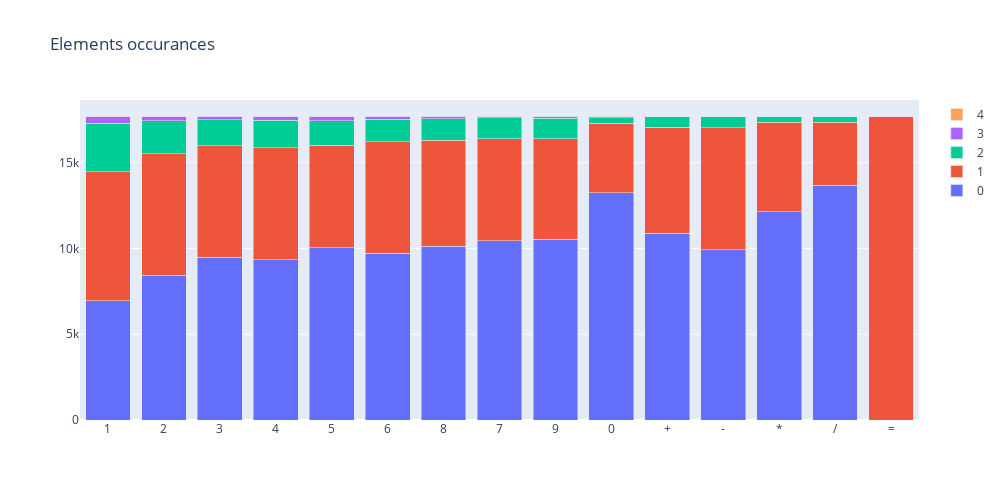

Write notebook code for a chart like this one.
### Code cell
# Plotting bars

fig = go.Figure()

for i in range(min(*df_elements_occurances.columns), max(*df_elements_occurances.columns) + 1):
    fig.add_trace(go.Bar(x=df_elements_occurances.index, y=df_elements_occurances[i], name=i))

fig.update_layout(
    title="Elements occurances",
    barmode='stack',
    height=500,
    width=1000,
)

fig.show()

### Figure 1 — Plotly figure (JSON) as saved in the notebook; plotly's stock layout.template omitted (floating-point values rounded to 4 significant figures)
{"data": [{"name": "0", "type": "bar", "x": ["1", "2", "3", "4", "5", "6", "8", "7", "9", "0", "+", "-", "*", "/", "="], "y": [6955, 8449, 9498, 9355, 10045, 9731, 10135, 10449, 10525, 13259, 10884, 9913, 12149, 13699, 0]}, {"name": "1", "type": "bar", "x": ["1", "2", "3", "4", "5", "6", "8", "7", "9", "0", "+", "-", "*", "/", "="], "y": [7526, 7069, 6478, 6522, 5961, 6489, 6173, 5954, 5873, 4049, 6194, 7120, 5200, 3650, 17723]}, {"name": "2", "type": "bar", "x": ["1", "2", "3", "4", "5", "6", "8", "7", "9", "0", "+", "-", "*", "/", "="], "y": [2830, 1922, 1534, 1593, 1451, 1326, 1266, 1214, 1207, 311, 645, 690, 374, 374, 0]}, {"name": "3", "type": "bar", "x": ["1", "2", "3", "4", "5", "6", "8", "7", "9", "0", "+", "-", "*", "/", "="], "y": [400, 275, 201, 239, 253, 167, 143, 104, 109, 104, 0, 0, 0, 0, 0]}, {"name": "4", "type": "bar", "x": ["1", "2", "3", "4", "5", "6", "8", "7", "9", "0", "+", "-", "*", "/", "="], "y": [12, 8, 12, 14, 13, 10, 6, 2, 9, 0, 0, 0, 0, 0, 0]}], "layout": {"barmode": "stack", "height": 500, "title": {"text": "Elements occurances"}, "width": 1000}}
